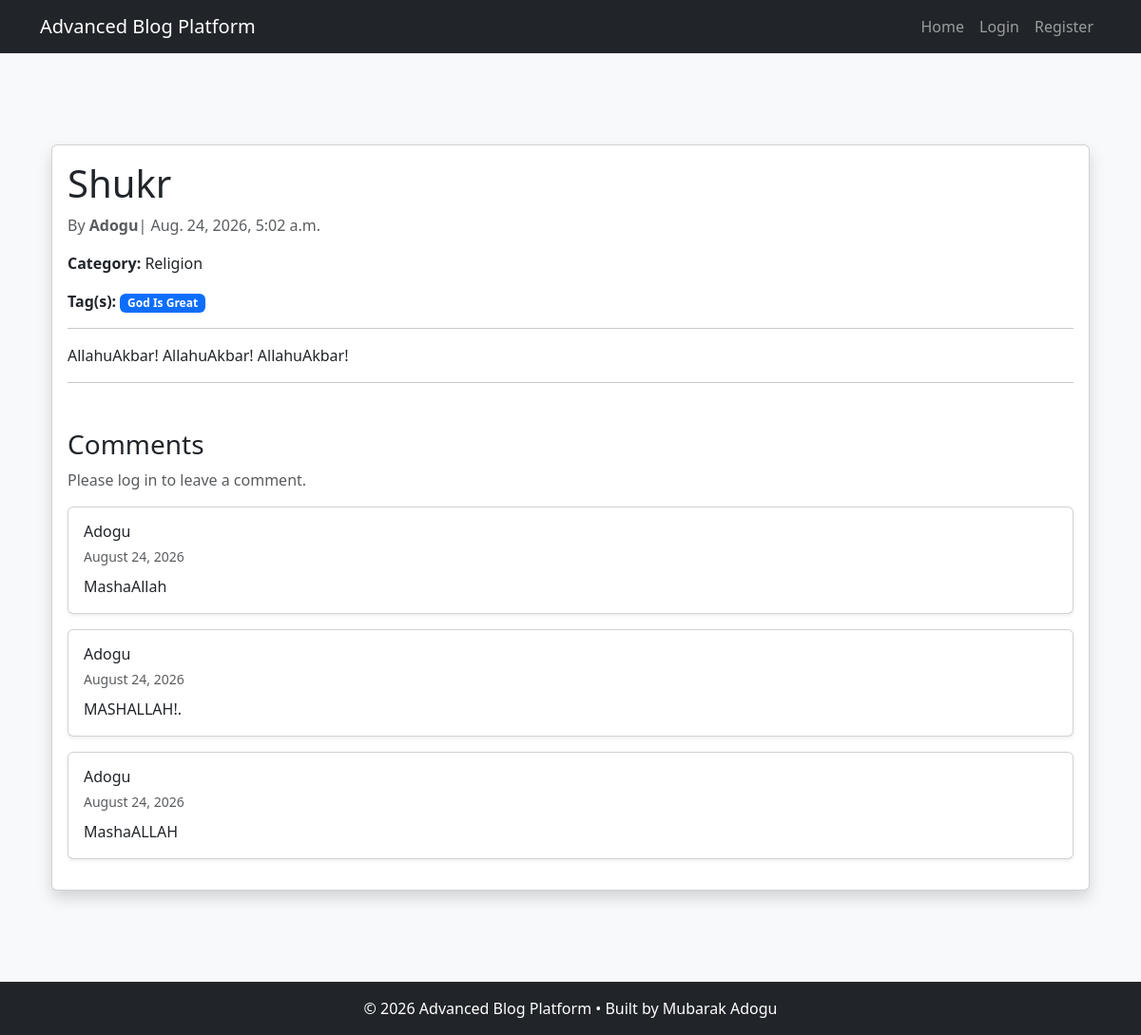
Page /post/mashaallah-2/ on the earlier database version.
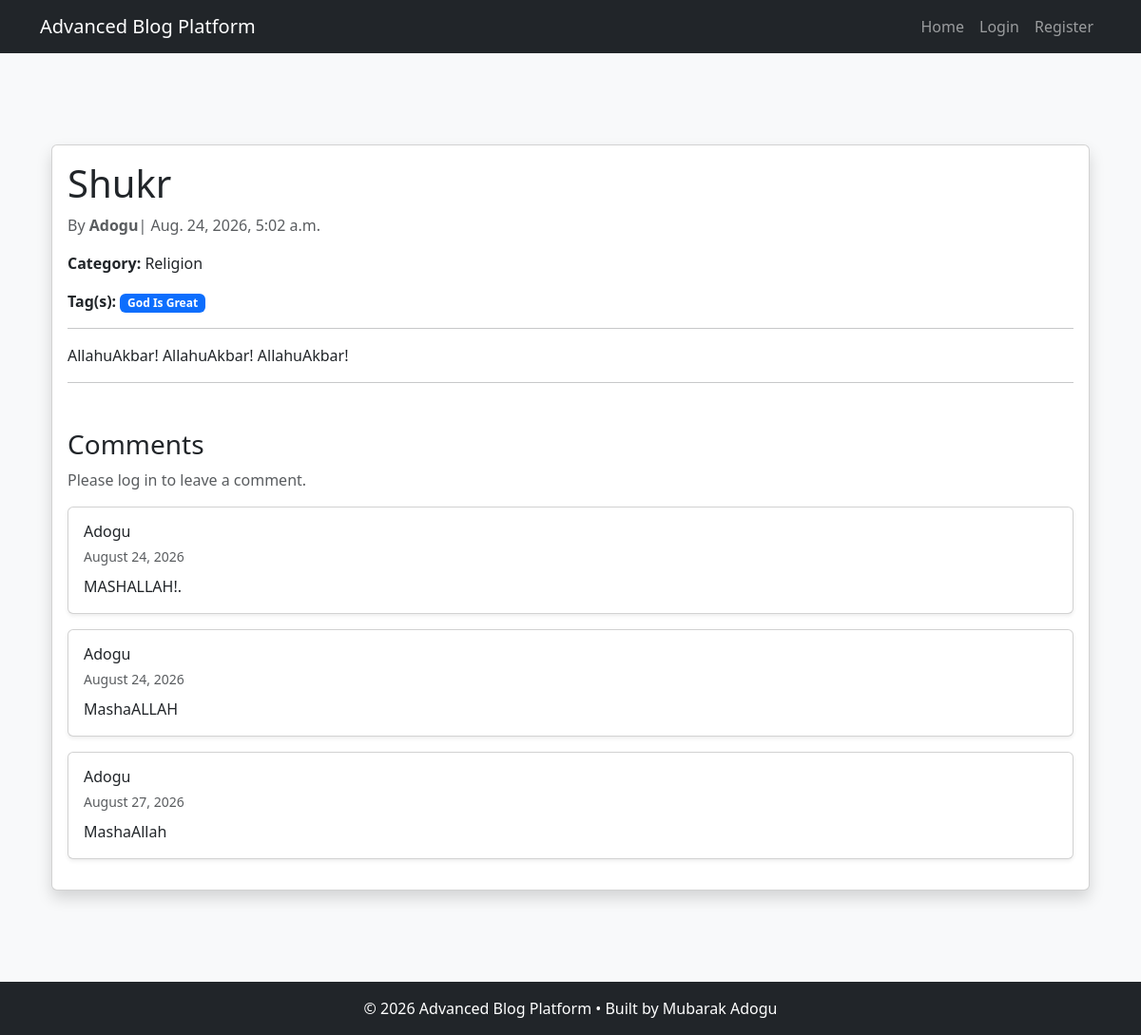
Same page on the later database version.
### account/models.py (models this page shows, shortened)
class Post(models.Model):
    DRAFT = "draft"
    PUBLISHED = "published"
    STATUS_CHOICES = [
        (DRAFT, "Draft"),
        (PUBLISHED, "Published"),
    ]
    status = models.CharField(
        max_length=10,
        choices=STATUS_CHOICES,
        default=PUBLISHED,
    )
    author = models.ForeignKey(User, on_delete=models.CASCADE, related_name="posts")
    category = models.ForeignKey(
        Category, on_delete=models.CASCADE, related_name="posts"
    )
    tags = models.ManyToManyField(Tag, blank=True, related_name="posts")
    title = models.CharField(max_length=200)
    slug = models.SlugField(unique=True, editable=False)
    content = models.TextField()
    image = models.ImageField(upload_to="posts/", blank=True, null=True)
    created_at = models.DateTimeField(auto_now_add=True)
    updated_at = models.DateTimeField(auto_now=True)

class Category(models.Model):
    name = models.CharField(max_length=100, unique=True)
    slug = models.SlugField(unique=True)
    def __str__(self):
        return self.name

class Tag(models.Model):
    name = models.CharField(max_length=30, unique=True)
    slug = models.SlugField(unique=True, editable=False)

### comments/models.py (models this page shows, shortened)
class Comment(models.Model):
    user = models.ForeignKey(User, on_delete=models.CASCADE, related_name="comments")
    post = models.ForeignKey(Post, on_delete=models.CASCADE, related_name="comments")
    content = models.TextField()
    created_at = models.DateTimeField(auto_now_add=True)

### blog/views.py (the view)
# urls.py: path("post/<slug:slug>/", views.post_detail, name="post_detail"),
def post_detail(request, slug):
    post = get_object_or_404(Post, slug=slug)
    comments = post.comments.all()
    form = CommentForm()
    return render(
        request,
        "blog/post_detail.html",
        {
            "post": post,
            "form": form,
            "comments": comments,
        },
    )

### blog/templates/blog/post_detail.html (shortened to what this page needs)
{% extends "base.html" %}
{% block content %}
<div class="container mt-5">
    <div class="card shadow">
        <div class="card-body">
            <h1 class="card-title">{{ post.title }}</h1>
            <p class="text-muted"> By <strong>{{post.author }}</strong>| {{ post.created_at }}</p>
            <p>
                <strong>Category:</strong> {{ post.category }}
            </p>
            <P>
                <strong>Tag(s):</strong>
                {% for tag in post.tags.all %}
                <span class="badge bg-primary">{{ tag.name }}</span>
                    {% empty %}
                        <span class="text-muted">No tag(s)</span>
                {% endfor %}
            </P>
            <hr>
            <p class="card-text">
                {{ post.content }}
            </p>
            <hr>
            <h3 class="mt-5">Comments</h3>
{% if user.is_authenticated %}
    <form method="POST" action="{% url 'add_comment' post.slug %}">
        {% csrf_token %}
        {{ form.as_p }}
        <button type="submit" class="btn btn-primary mb-3">
            Add Comment
        </button>
    </form>
{% else %}
    <p class="text-muted">
        Please log in to leave a comment.
    </p>
{% endif %}
{% for comment in comments %}
    <div class="card mb-3 shadow-sm">
        <div class="card-body">
            <h6 class="card-title mb-1">
                {{ comment.user }}
            </h6>
            <small class="text-muted">
                {{ comment.created_at|date:"F d, Y" }}
            </small>
            <p class="card-text mt-2">
                {{ comment.content }}
            </p>
        </div>
    </div>
{% empty %}
    <p class="text-muted">
        No comments available. Be the first to comment!
    </p>
{% endfor %}
{% endblock %}

### account/templates/base.html (shortened to what this page needs)
{% load static %}
<!DOCTYPE html>
<html lang="en">
<head>
    <link href="https://cdn.jsdelivr.net/npm/bootstrap@5.3.7/dist/css/bootstrap.min.css"
          rel="stylesheet">
    <link rel="stylesheet" href="{% static 'css/style.css' %}">
</head>
<body class="bg-light">
    {% include "includes/navbar.html" %}
<main class="container py-5">
        {% block content %}
        {% endblock %}
</main>
       {% include "includes/footer.html" %}
</body>
</html>

### account/templates/includes/navbar.html (shortened to what this page needs)
<nav class="navbar navbar-expand-lg navbar-dark bg-dark">
        <div class="container">
            <a class="navbar-brand" href="{% url 'home' %}">
                Advanced Blog Platform
            </a>
            <div class="collapse navbar-collapse"
                 id="navbarNav">
                <ul class="navbar-nav ms-auto">
                    <li class="nav-item">
                        <a class="nav-link"
                           href="{% url 'home' %}">
                            Home
                        </a>
                    </li>
                    {% if user.is_authenticated %}
                        <li class="nav-item">
                            <a class="nav-link"
                               href="{% url 'create_post' %}">
                                Create Post
                            </a>
                        </li>
                        <li class="nav-item">
                            <a class="nav-link"
                               href="{% url 'logout' %}">
                                Logout
                            </a>
                        </li>
                    {% else %}
                        <li class="nav-item">
                            <a class="nav-link"
                               href="{% url 'login' %}">
                                Login
                            </a>
                        </li>
                        <li class="nav-item">
                            <a class="nav-link"
                               href="{% url 'register' %}">
                                Register
                            </a>
                        </li>
                    {% endif %}
                </ul>
            </div>
        </div>
    </nav>

### account/templates/includes/footer.html
<footer class="bg-dark text-white text-center py-3 mt-5">
        <p class="mb-0">
            © {% now "Y" %} Advanced Blog Platform • Built by Mubarak Adogu
        </p>
    </footer>

Differences in the rows shown:
removed Comment: user "Adogu", created_at "August 24, 2026", content "MashaAllah"
added Comment: user "Adogu", created_at "August 27, 2026", content "MashaAllah"
